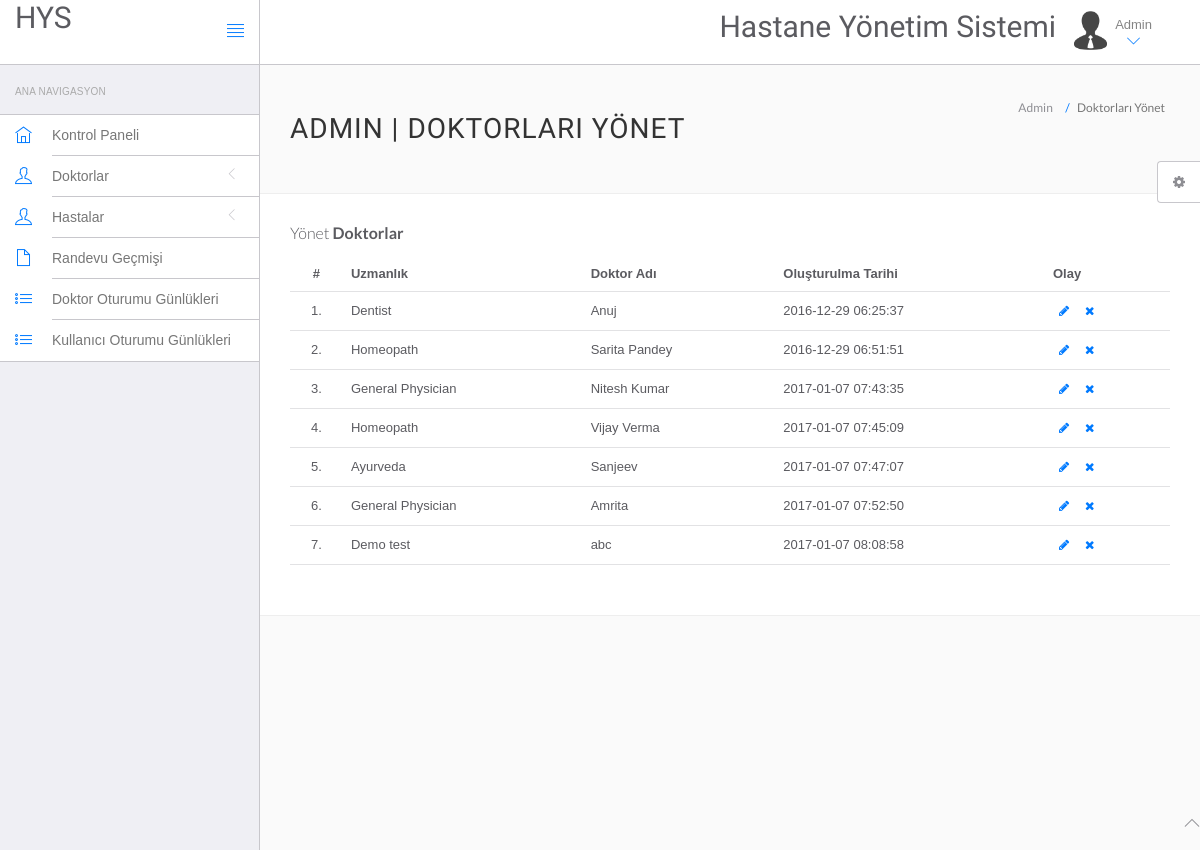
The page /hms/admin/manage-doctors.php (signed in) on the database its author committed.
### tables this page shows
CREATE TABLE IF NOT EXISTS `doctors` (
  `id` int(11) NOT NULL,
  `specilization` varchar(255) NOT NULL,
  `doctorName` varchar(255) NOT NULL,
  `address` longtext NOT NULL,
  `docFees` varchar(255) NOT NULL,
  `contactno` bigint(11) NOT NULL,
  `docEmail` varchar(255) NOT NULL,
  `password` varchar(255) NOT NULL,
  `creationDate` timestamp NOT NULL DEFAULT CURRENT_TIMESTAMP,
  `updationDate` varchar(255) NOT NULL
);

### hms/admin/manage-doctors.php (the view, shortened to what this page needs)
<?php
include('include/config.php');
?>
<!DOCTYPE html>
<html lang="en">
	<head>
		<link rel="stylesheet" href="vendor/bootstrap/css/bootstrap.min.css">
		<link rel="stylesheet" href="vendor/fontawesome/css/font-awesome.min.css">
		<link rel="stylesheet" href="vendor/themify-icons/themify-icons.min.css">
		<link href="vendor/animate.css/animate.min.css" rel="stylesheet" media="screen">
		<link href="vendor/perfect-scrollbar/perfect-scrollbar.min.css" rel="stylesheet" media="screen">
		<link href="vendor/switchery/switchery.min.css" rel="stylesheet" media="screen">
		<link href="vendor/bootstrap-touchspin/jquery.bootstrap-touchspin.min.css" rel="stylesheet" media="screen">
		<link href="vendor/select2/select2.min.css" rel="stylesheet" media="screen">
		<link href="vendor/bootstrap-datepicker/bootstrap-datepicker3.standalone.min.css" rel="stylesheet" media="screen">
		<link href="vendor/bootstrap-timepicker/bootstrap-timepicker.min.css" rel="stylesheet" media="screen">
		<link rel="stylesheet" href="assets/css/styles.css">
		<link rel="stylesheet" href="assets/css/plugins.css">
		<link rel="stylesheet" href="assets/css/themes/theme-1.css" id="skin_color" />
	</head>
	<body>
		<div id="app">
<?php include('include/sidebar.php');?>
			<div class="app-content">
						<?php include('include/header.php');?>
				<div class="main-content" >
					<div class="wrap-content container" id="container">
						<section id="page-title">
							<div class="row">
								<div class="col-sm-8">
									<h1 class="mainTitle">Admin | Doktorları Yönet</h1>
																	</div>
								<ol class="breadcrumb">
									<li>
										<span>Admin</span>
									</li>
									<li class="active">
										<span>Doktorları Yönet</span>
									</li>
								</ol>
							</div>
						</section>
						<div class="container-fluid container-fullw bg-white">
									<div class="row">
								<div class="col-md-12">
									<h5 class="over-title margin-bottom-15">Yönet <span class="text-bold">Doktorlar</span></h5>
									<table class="table table-hover" id="sample-table-1">
										<thead>
											<tr>
												<th class="center">#</th>
												<th>Uzmanlık</th>
												<th class="hidden-xs">Doktor Adı</th>
												<th>Oluşturulma Tarihi </th>
												<th>Olay</th>
											</tr>
										</thead>
										<tbody>
<?php
$sql=mysqli_query($con,"select * from doctors");
$cnt=1;
while($row=mysqli_fetch_array($sql))
{
?>
											<tr>
												<td class="center"><?php echo $cnt;?>.</td>
												<td class="hidden-xs"><?php echo $row['specilization'];?></td>
												<td><?php echo $row['doctorName'];?></td>
												<td><?php echo $row['creationDate'];?>
												</td>
												<td >
												<div class="visible-md visible-lg hidden-sm hidden-xs">
							<a href="edit-doctor.php?id=<?php echo $row['id'];?>" class="btn btn-transparent btn-xs" tooltip-placement="top" tooltip="Edit"><i class="fa fa-pencil"></i></a>
	<a href="manage-doctors.php?id=<?php echo $row['id']?>&del=delete" onClick="return confirm('Are you sure you want to delete?')"class="btn btn-transparent btn-xs tooltips" tooltip-placement="top" tooltip="Remove"><i class="fa fa-times fa fa-white"></i></a>
												</div>
												</td>
											</tr>
											<?php
$cnt=$cnt+1;
											 }?>
										</tbody>
									</table>
								</div>
							</div>
								</div>
							</div>
						</div>
					</div>
				</div>
	<?php include('include/footer.php');?>
	<?php include('include/setting.php');?>
	</body>
</html>

### hms/admin/assets/css/themes/theme-1.css (style rules this page uses)
body { background: #FAFAFA; }

### rows shown on the page
doctors: specilization "Dentist", doctorName "Anuj", creationDate "2016-12-29 06:25:37"
doctors: specilization "Homeopath", doctorName "Sarita Pandey", creationDate "2016-12-29 06:51:51"
doctors: specilization "General Physician", doctorName "Nitesh Kumar", creationDate "2017-01-07 07:43:35"
doctors: specilization "Homeopath", doctorName "Vijay Verma", creationDate "2017-01-07 07:45:09"
doctors: specilization "Ayurveda", doctorName "Sanjeev", creationDate "2017-01-07 07:47:07"
doctors: specilization "General Physician", doctorName "Amrita", creationDate "2017-01-07 07:52:50"
doctors: specilization "Demo test", doctorName "abc", creationDate "2017-01-07 08:08:58"
